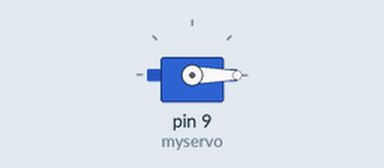
This sketch was run on a simulated Arduino Uno, built with avr-gcc and run on an emulated ATmega328P. Shown: servo.

Above: at 0.05 s.
At 1.25 s:
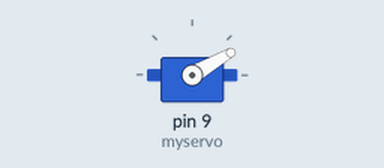
At 2.5 s:
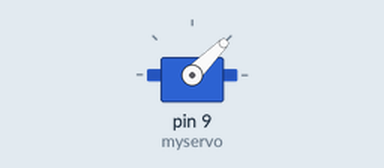
At 5.0 s:
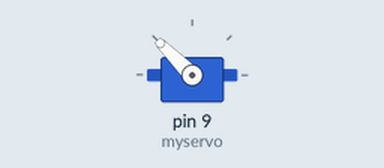
Timing chart, 0 to 6.5 s (numbered marks = the images above):
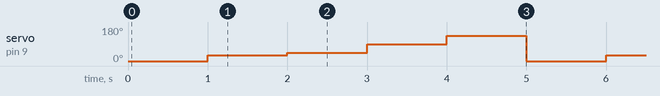

Measured:
- by itself, servo on pin 9 (myservo): repeats every 5.0 s: 45° 1.0 s, 90° 1.0 s, 135° 1.0 s, 0° 1.0 s, 30° 1.0 s

The sketch:

star_arduino2.ino
```cpp
#include <Servo.h>

int pos=0;
Servo myservo;

void setup(){
  myservo.attach(9);
}

void loop(){
  while(pos>=0){
    pos=0;
    myservo.write(pos);
    delay(1000);
    pos=30;
    myservo.write(pos);
     delay(1000);
    pos=45;
    myservo.write(pos);
     delay(1000);
    pos=90;
    myservo.write(pos);
     delay(1000);
    pos=135;
    myservo.write(pos);
     delay(1000);


  }
}
```
